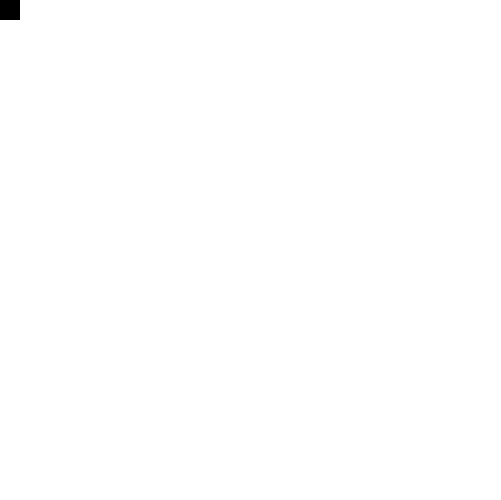
Frame 1 (no input)
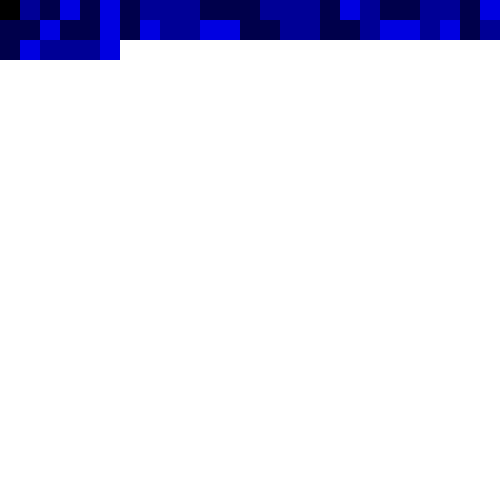
Frame 60 (the mouse pressed at the canvas centre just before this capture)
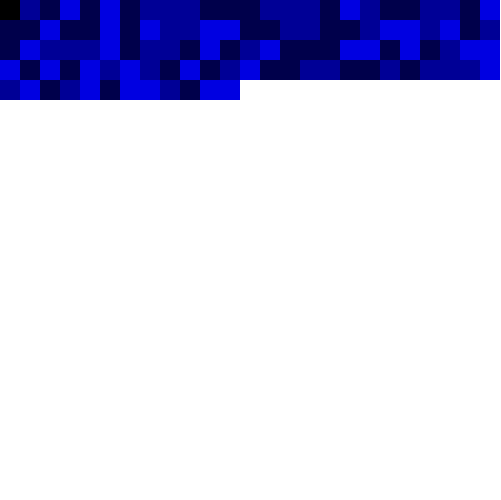
Frame 120 (the mouse held since frame 60 and released just before this capture)

The Processing sketch that drew these frames (run headless with seeded random() and noise(); from frame 60 on, the mouse is pressed at the canvas centre):

// Processing sketch: processing_32546
// ── processing_32546.pde

int x;
int y;
float c;
int g;
int s=20;

void setup(){
 size(501, 500);
 background(255);
 smooth();
 frameRate(2500);
 
  
}
void draw(){
  fill(0, 0, g);
  noStroke();
  rect(x, y, s, s);
  
  c = random(0, 3);
  if (c<=2){
    g=150;
  }
  if (c<=1){
    g=75;
  }
  if (c>2){
    g=225;
  }
    x=x+s;
  
 if (x>=500){
   y=y+s;
   x=x-520-s;
 }
 
}
